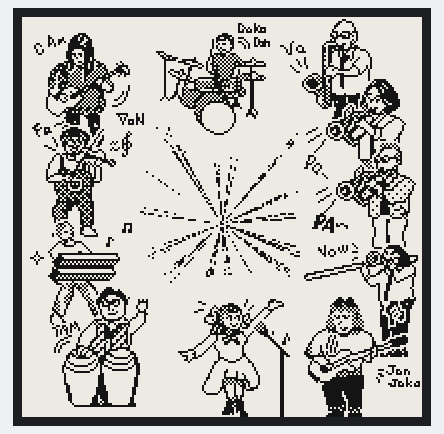
The sketch below on a simulated ESP32. Shown: 200×200 one-colour display. The local clock reads 2024-03-15 10:24:30 at power-on unless the sketch sets it.

Above: at 0.6 s.
At 4.9 s:
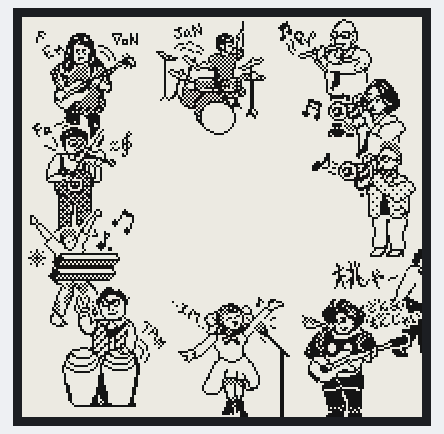
At 9.8 s:
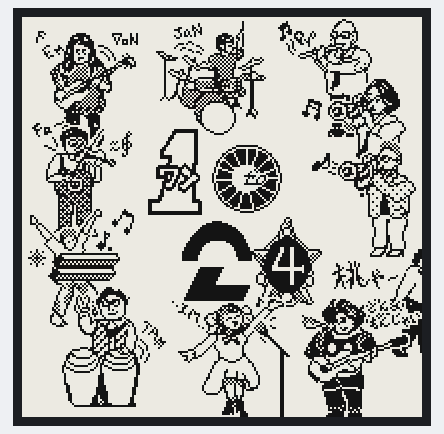
At 31.3 s:
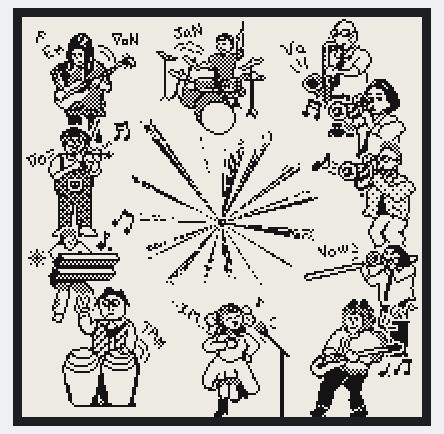
At 37.4 s:
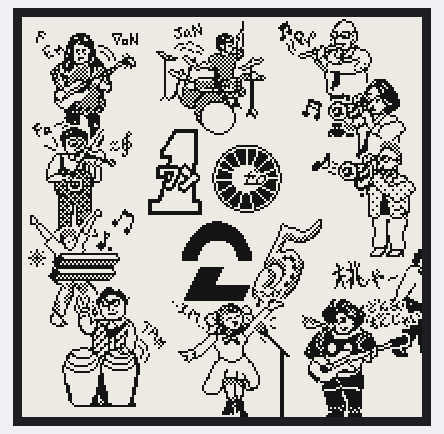
At 39.2 s:
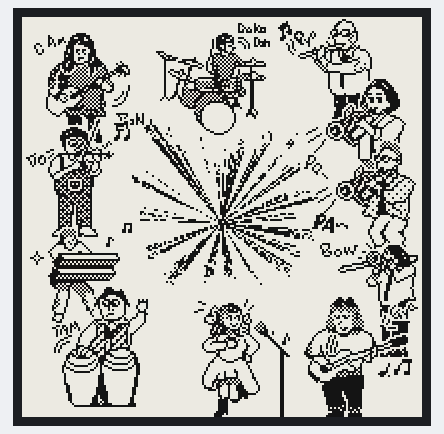

Measured:
- what the display in image 1 shows lasts 0.6 s, from 4.9 s to 5.5 s
- what the display in image 2 shows lasts 20.8 s, from 9.8 s to 30.6 s

The sketch:

Molizabeth.ino
```cpp
#include "Watchy_Molizabeth.h"
#include "settings.h"

WatchyMolizabeth watchy(settings);

void setup(){
  watchy.init();
}

void loop(){}
```

Molizabeth.h
```cpp
#ifndef MOLIZABETH_H
#define MOLIZABETH_H

#include "Kotekana.h"
#include "Kazuko.h"
#include "Senmu.h"
#include "Dainagon.h"
#include "Maruki.h"
#include "Miwa.h"
#include "Doc.h"
#include "Waka.h"
#include "Wasei.h"
#include "Tabokun.h"
#include "Jibu.h"
#include "Back.h"
#include "Number.h"

const unsigned char** grap_member_Array[11][2] =
{
	{ grap_Jibu_Array,grap_Jibu_mask_Array },
	{ grap_Tabokun_Array,grap_Tabokun_mask_Array },
	{ grap_Wasei_Array,grap_Wasei_mask_Array },
	{ grap_Waka_Array,grap_Waka_mask_Array },
	{ grap_Doc_Array,grap_Doc_mask_Array },
	{ grap_Miwa_Array,grap_Miwa_mask_Array },
	{ grap_Maruki_Array,grap_Maruki_mask_Array },
	{ grap_Dainagon_Array,grap_Dainagon_mask_Array },
	{ grap_Senmu_Array,grap_Senmu_mask_Array },
	{ grap_Kazuko_Array,grap_Kazuko_mask_Array },
	{ grap_Kotekana_Array,grap_Kotekana_mask_Array }
};

const int drawIndex[11][2] = {
	{13,0},		// Jibu
	{1,1},		// Tabokun
	{0,10},		// Wasei
	{0,19},		// Waka
	{25,0},		// Doc
	{28,6},		// Miwa
	{29,12},	// Maruki
	{28,22},	// Dainagon
	{3,27},		// Senmu
	{28,28},	// Kazuko
	{15,28}		// Kotekana
};

#endif
```

Watchy_Molizabeth.cpp
```cpp
#include "Watchy_Molizabeth.h"
#include "Molizabeth.h"

#ifdef WATCHY_SIM
bool NTP_SYNC;
#else
RTC_DATA_ATTR bool NTP_SYNC;
#endif

void WatchyMolizabeth::drawWatchFace(){

#ifdef WATCHY_SIM
    srand(currentTime.Hour + currentTime.Minute + currentTime.Wday);
#else
    randomSeed(currentTime.Hour + currentTime.Minute + currentTime.Wday);
#endif
    display.fillScreen(GxEPD_WHITE);

    for (int roop = 0; roop < 4; roop++) {
        for (int film_index = 0; film_index < 4; film_index++) {
            display.fillScreen(GxEPD_WHITE);

            if (roop >=2 && film_index == 3) {
                //Hour
                drawSeg(currentTime.Hour / 10, 12, 11);
                drawSeg(currentTime.Hour % 10, 19, 11);

                //Minute
                drawSeg(currentTime.Minute / 10, 16, 20);
                drawSeg(currentTime.Minute % 10, 23, 20);
            }

            drawBack(film_index);
            for (int member_index = 0; member_index < 11; member_index++) {
                drawOneMember(member_index, film_index);
            }

            // Battery Level
            drawMic();

#ifdef WATCHY_SIM
            Sleep(200);
#else
            display.display(true);
            delay(100);
#endif
        }
    }

    // NTP
    drawQoo();

}

void WatchyMolizabeth::drawOneMember(const int& target, const int& film_index) {
    int index_x = drawIndex[target][0];
    int index_y = drawIndex[target][1];

    // Mask
    display.drawBitmap(INDEX_SIZE * index_x, INDEX_SIZE * index_y, grap_member_Array[target][1][film_index], 60, 60, GxEPD_WHITE);

    // Draw
    display.drawBitmap(INDEX_SIZE * index_x, INDEX_SIZE * index_y, grap_member_Array[target][0][film_index], 60, 60, GxEPD_BLACK);
}

void WatchyMolizabeth::drawBack(const int& film_index) {
    switch (film_index) {
    case 0:
        display.drawBitmap(0, 0, grap_Back_Array[0], 200, 200, GxEPD_BLACK);
        break;
    case 1:
        display.drawBitmap(0, 0, grap_Back_Array[1], 200, 200, GxEPD_BLACK);
        break;
    case 2:
        display.drawBitmap(0, 0, grap_Back_Array[0], 200, 200, GxEPD_BLACK);
        display.drawBitmap(0, 0, grap_Back_Array[1], 200, 200, GxEPD_BLACK);
        break;
    case 3:
        break;
    }
}

void WatchyMolizabeth::drawSeg(const int& num, int index_x, int index_y)
{
    display.drawBitmap(INDEX_SIZE * index_x, INDEX_SIZE * index_y, grap_Number_Array[num], INDEX_SIZE * 7, INDEX_SIZE * 9, GxEPD_BLACK);
}

void WatchyMolizabeth::drawMic()
{
    float VBAT = getBatteryVoltage();
    if (VBAT > 4.00) { VBAT = 4.00; };
	float VLevel = (VBAT - 3.2) / 0.8; // meter:3.99 `3.20

    display.drawBitmap(INDEX_SIZE * (drawIndex[10][0] + 7) , INDEX_SIZE * (drawIndex[10][1] + 8 - int(VLevel * 8)), grap_Mic_mask, INDEX_SIZE * 6, INDEX_SIZE * 12, GxEPD_WHITE);
    display.drawBitmap(INDEX_SIZE * (drawIndex[10][0] + 7) , INDEX_SIZE * (drawIndex[10][1] + 8 - int(VLevel * 8)), grap_Mic, INDEX_SIZE * 6, INDEX_SIZE * 12, GxEPD_BLACK);
}

void WatchyMolizabeth::drawQoo()
{
    if (currentTime.Minute == 0) {
        NTP_SYNC = false;
#ifndef WATCHY_SIM
        connectWiFi();
#endif
        if (WIFI_CONFIGURED) {
#ifdef WATCHY_SIM
            NTP_SYNC = true;
#else
            NTP_SYNC = syncNTP();
#endif
        }
    }

    if (NTP_SYNC) {
        display.drawBitmap(INDEX_SIZE * (drawIndex[0][0] + 5), INDEX_SIZE * (drawIndex[0][1] + 8)+3, grap_Qoo, INDEX_SIZE * 3, INDEX_SIZE * 3, GxEPD_BLACK);
    }

#ifndef WATCHY_SIM
    WiFi.mode(WIFI_OFF);
    btStop();
#endif

}
```

Watchy_Molizabeth.h
```cpp
#ifndef WATCHY_MOLIZABETH_H
#define WATCHY_MOLIZABETH_H

#ifdef WATCHY_SIM
#include "..\..\Watchy.h"
#else // WATCHY_SIM
#include <Watchy.h>
#endif // WATCHY_SIM

#define INDEX_SIZE 5

class WatchyMolizabeth : public Watchy{
    public:
        using Watchy::Watchy;

        void drawWatchFace();

        void drawBack(const int& film_index);
        void drawOneMember(const int& target, const int& film_index);

        void drawSeg(const int& num, int index_x, int index_y);
        void drawMic();
        void drawQoo();
};

#endif
```

settings.h
```cpp
#ifndef SETTINGS_H
#define SETTINGS_H

//NTP Settings
#define NTP_SERVER "pool.ntp.org"
#define GMT_OFFSET_SEC 3600 * 9 //Tokyo

watchySettings settings{
    .ntpServer = NTP_SERVER,
    .gmtOffset = GMT_OFFSET_SEC,
    .vibrateOClock = false,
};

#endif
```

Source omitted: Back.h (data table, 60969 bytes), Dainagon.h (data table, 24680 bytes), Doc.h (data table, 24279 bytes), Jibu.h (data table, 24550 bytes), Kazuko.h (data table, 24363 bytes), Kotekana.h (data table, 27467 bytes), Maruki.h (data table, 24362 bytes), Miwa.h (data table, 24306 bytes), Number.h (data table, 14695 bytes), Senmu.h (data table, 24572 bytes), Tabokun.h (data table, 24390 bytes), Waka.h (data table, 24305 bytes) and 1 more
